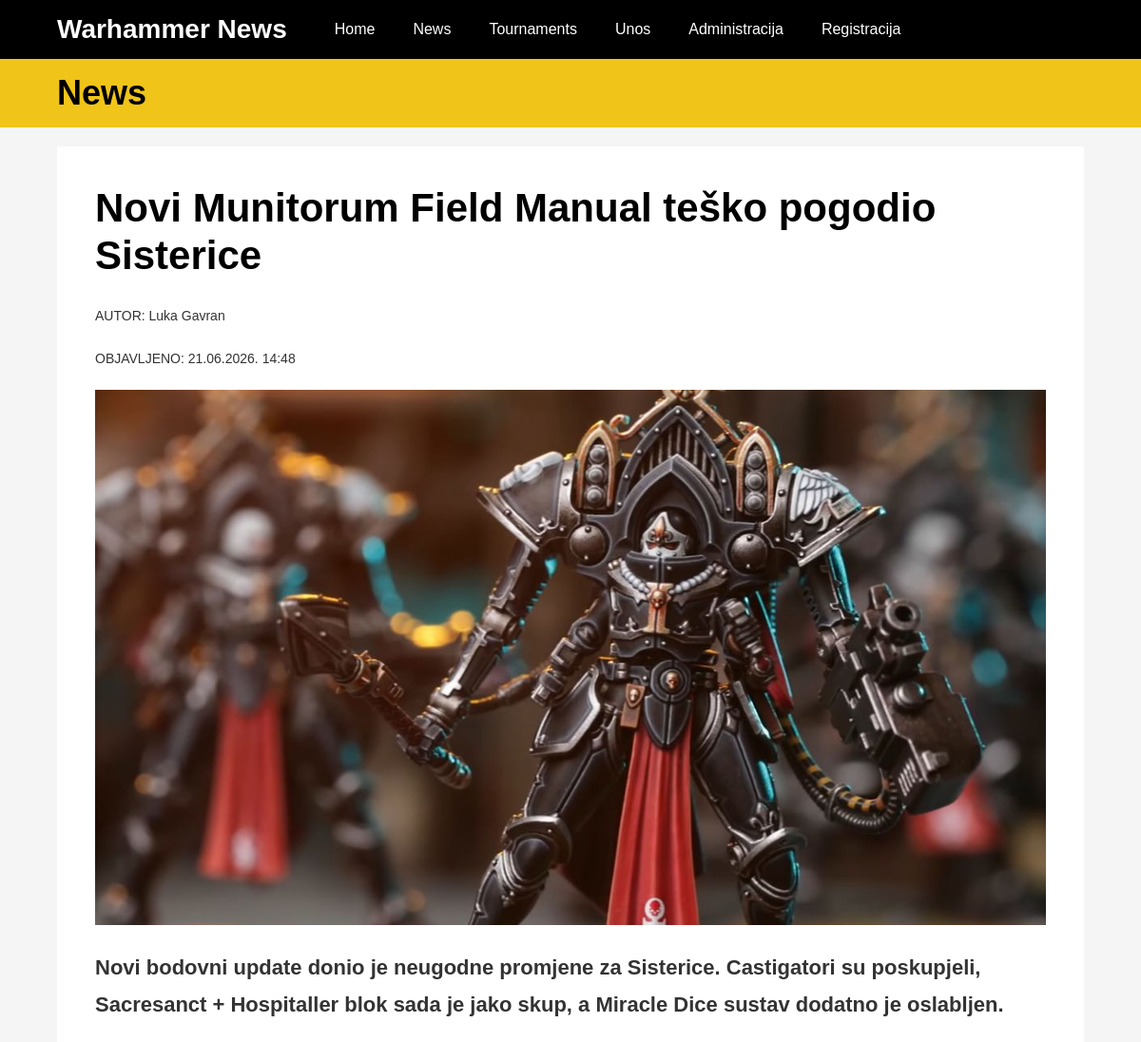
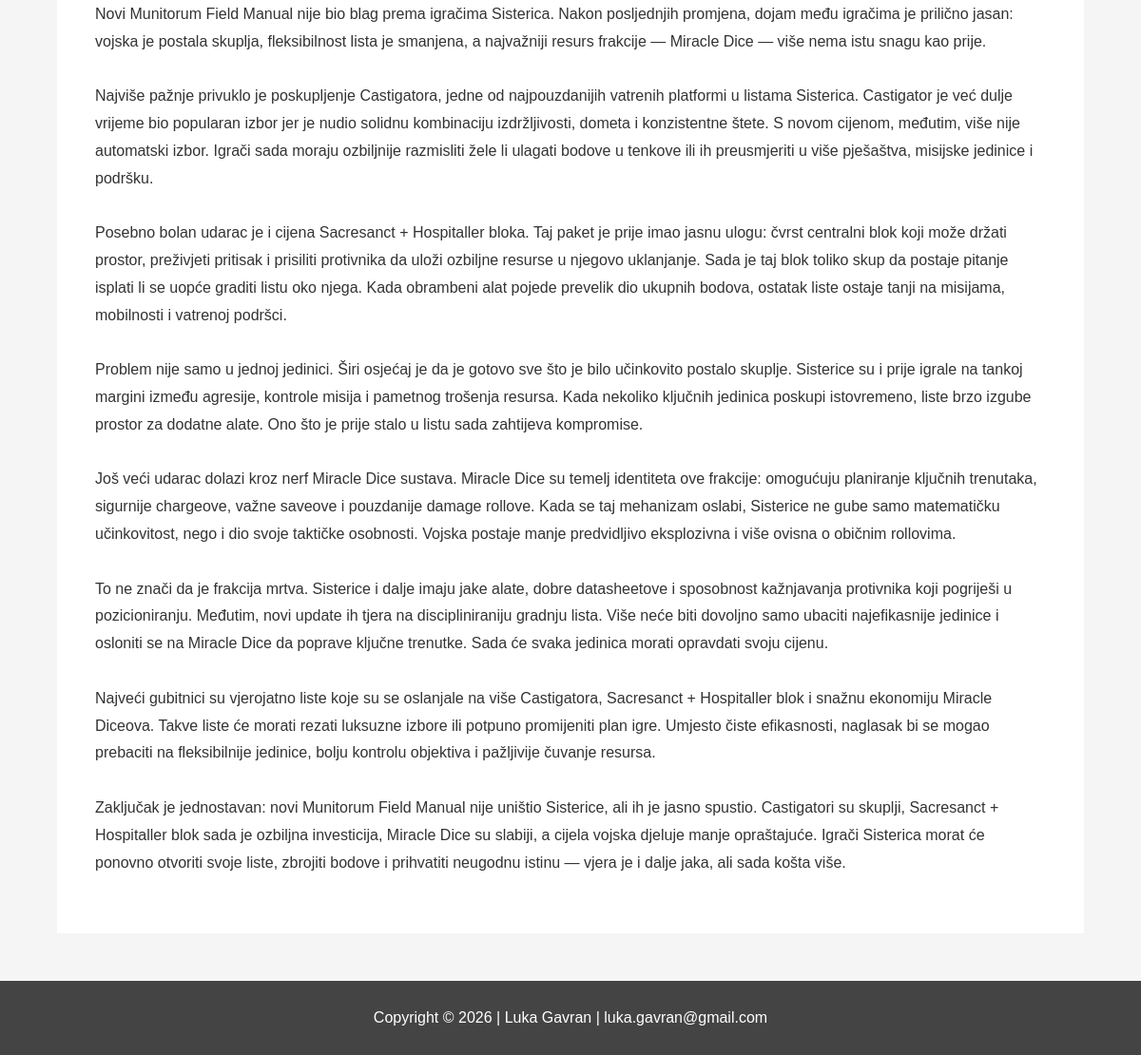
Screenshot of /clanak.php?id=13 with the database file from the repository (2 pictures, top to bottom).
### tables this page shows
CREATE TABLE `vijesti` (
  `id` int(11) NOT NULL,
  `datum` datetime DEFAULT current_timestamp(),
  `naslov` varchar(255) NOT NULL,
  `sazetak` text NOT NULL,
  `tekst` text NOT NULL,
  `slika` varchar(255) NOT NULL,
  `kategorija` varchar(50) NOT NULL,
  `arhiva` tinyint(1) DEFAULT 0
);

### clanak.php (the view, shortened to what this page needs)
<?php
require_once 'connect.php';
$id = isset($_GET['id']) ? (int) $_GET['id'] : 0;
$query = "SELECT id, datum, naslov, sazetak, tekst, slika, kategorija, arhiva
          FROM vijesti
          WHERE id = ?";
$stmt = mysqli_prepare($conn, $query);
mysqli_stmt_bind_param($stmt, "i", $id);
mysqli_stmt_execute($stmt);
$result = mysqli_stmt_get_result($stmt);
$row = mysqli_fetch_assoc($result);
?>
<!DOCTYPE html>
<html lang="hr">
<head>
    <link rel="stylesheet" type="text/css" href="style.css">
</head>
<body>
<header>
    <div class="container">
        <div class="logo">Warhammer News</div>
        <nav>
            <ul>
                <li><a href="index.php">Home</a></li>
                <li><a href="kategorija.php?kategorija=News">News</a></li>
                <li><a href="kategorija.php?kategorija=Tournaments">Tournaments</a></li>
                <li><a href="unos.html">Unos</a></li>
                <li><a href="administrator.php">Administracija</a></li>
                <li><a href="registracija.php">Registracija</a></li>
            </ul>
        </nav>
    </div>
</header>
<div class="category-banner">
    <?php echo htmlspecialchars($row['kategorija']); ?>
</div>
<main class="container article-page">
    <article>
        <h1><?php echo htmlspecialchars($row['naslov']); ?></h1>
        <p class="meta">AUTOR: Luka Gavran</p>
        <p class="meta">
            OBJAVLJENO:
            <?php echo date('d.m.Y. H:i', strtotime($row['datum'])); ?>
        </p>
        <img
            src="<?php echo htmlspecialchars($row['slika']); ?>"
            alt="Slika članka"
            class="article-image">
        <p class="lead">
            <?php echo htmlspecialchars($row['sazetak']); ?>
        </p>
        <p>
            <?php echo nl2br(htmlspecialchars($row['tekst'])); ?>
        </p>
    </article>
</main>
<footer>
    <div class="container">
        Copyright © 2026 | Luka Gavran | luka.gavran@gmail.com
    </div>
</footer>
</body>
</html>

### style.css (style rules this page uses)
* { margin:0; padding:0; box-sizing:border-box; }
body { font-family:Arial, sans-serif; background:#f5f5f5; }
.container { width:1100px; max-width:90%; margin:auto; }
header { background:black; }
header .container { display:flex; align-items:center; }
.logo { color:white; font-size:28px; font-weight:bold; padding:15px 30px 15px 0; }
nav ul { display:flex; list-style:none; }
nav a { color:white; text-decoration:none; display:block; padding:20px; }
main { padding:40px 0; }
footer { background:#444; color:white; text-align:center; padding:30px; margin-top:50px; }
.category-banner { background:#f0c419; font-size:36px; font-weight:bold; padding:15px 0; padding-left:5%; }
.article-page { background:white; padding:40px; margin-top:20px; margin-bottom:40px; }
.article-page h1 { font-size:42px; margin-bottom:25px; line-height:1.2; }
.article-image { width:100%; height:auto; display:block; margin-bottom:25px; }
.lead { font-size:22px; font-weight:bold; margin-bottom:25px; line-height:1.5; }
.article-page p { line-height:1.8; margin-bottom:20px; color:#333; }
.meta { font-size:14px; color:#666; margin-bottom:8px; }

### rows the page displays
vijesti: kategorija "News", naslov "Novi Munitorum Field Manual teško pogodio Sisterice", datum "21.06.2026. 14:48", slika (picture), sazetak "Novi bodovni update donio je neugodne promjene za Sisterice. Castigatori su poskupjeli, Sacresanct + Hospitaller blok sada je jako skup, a Miracle Dice sustav dodatno je oslabljen.", tekst "Novi Munitorum Field Manual nije bio blag prema igračima Sisterica. Nakon posljednjih promjena, dojam među igračima je prilično jasan: vojska je postala skuplja, fleksibilnost lista je smanjena, a najvažniji resurs frakcije — Miracle Dice — više nema istu snagu kao prije. Najviše pažnje privuklo je poskupljenje Castigatora, jedne od najpouzdanijih vatrenih platformi u listama Sisterica. Castigator je već dulje vrijeme bio popularan izbor jer je nudio solidnu kombinaciju izdržljivosti, dometa i konzistentne štete. S novom cijenom, međutim, više nije automatski izbor. Igrači sada moraju ozbiljnije razmisliti žele li ulagati bodove u tenkove ili ih preusmjeriti u više pješaštva, misijske…"
